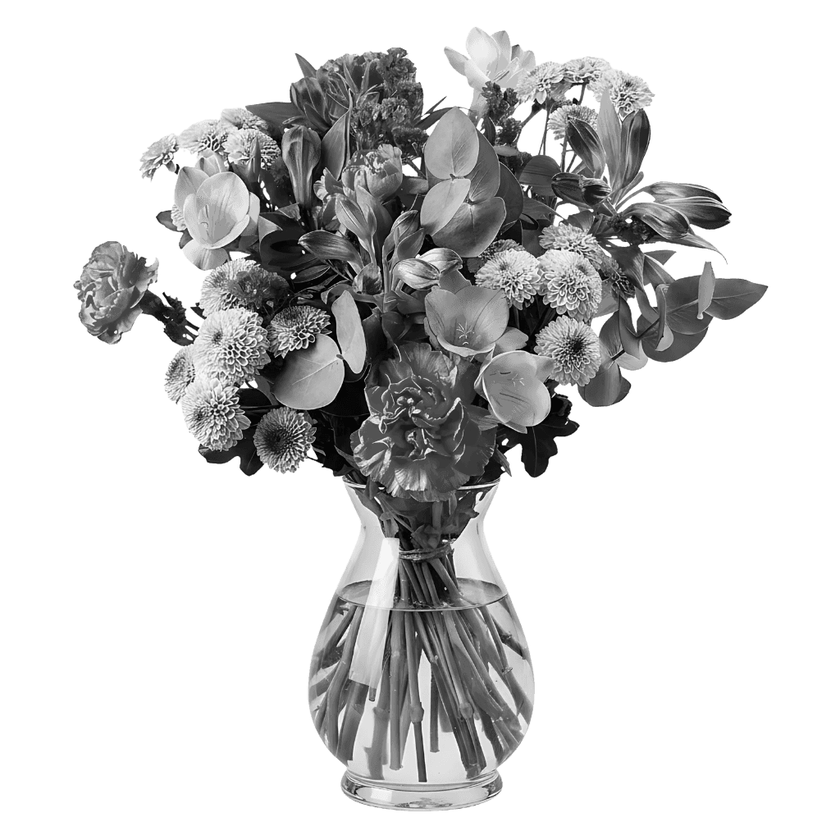
#> input picture histogram binarisation/resources/kwiatki.png, 840 x 840 px, shrunk from 1024 x 1024 before the run
$ python otsu_iterative.py
#> lines starting #> are read from the running program, lines starting #| are printed output that depends on the picture
import cv2
import numpy as np

img = cv2.imread("resources/kwiatki.png", cv2.IMREAD_GRAYSCALE)
#> img is the input picture: shape (840, 840); min 0, max 255, mean 206.4

def threshold_otsu(image):
    hist, _ = np.histogram(image.flatten(), bins=256, range=[0,256])
#> hist = 256 values, max 447949 at index 255, min 146 at index 1, mean 2756.2
    total = image.size
#> total = 705600
    current_max, threshold = 0, 0
    sum_total, sum_foreground = 0, 0
    weight_background, weight_foreground = 0, 0

    for i in range(256):
        sum_total += i * hist[i]
#> this loop made 256 passes
#> sum_total on passes 1 to 3: 0, 146, 514
#> after the loop, sum_total = 145615559

    for i in range(256):
        weight_background += hist[i]
        if weight_background == 0:
            continue
        weight_foreground = total - weight_background
        if weight_foreground == 0:
            break
        sum_foreground += i * hist[i]
        mean_background = sum_foreground / weight_background
        mean_foreground = (sum_total - sum_foreground) / weight_foreground
        between_class_variance = weight_background * weight_foreground * (mean_background - mean_foreground) ** 2
        if between_class_variance > current_max:
            current_max = between_class_variance
            threshold = i
#> this loop made 256 passes
#> (weight_background, weight_foreground, sum_foreground, mean_background, mean_foreground, current_max) on passes 1 to 12: (442, 705158, 0, 0, 206.5, 1.33e+13), (588, 705012, 146, 0.248, 206.5, 1.76e+13), (772, 704828, 514, 0.666, 206.6, 2.31e+13), (1034, 704566, 1300, 1.26, 206.7, 3.07e+13), (1581, 704019, 3488, 2.21, 206.8, 4.66e+13), (2945, 702655, 10308, 3.5, 207.2, 8.59e+13), (3636, 701964, 14454, 3.98, 207.4, 1.06e+14), (4213, 701387, 18493, 4.39, 207.6, 1.22e+14), (4770, 700830, 22949, 4.81, 207.7, 1.38e+14), (5322, 700278, 27917, 5.25, 207.9, 1.53e+14), (5775, 699825, 32447, 5.62, 208, 1.66e+14), (6357, 699243, 38849, 6.11, 208.2, 1.82e+14)
#> weight_background on pass 92: 100930
    return threshold

def iterative_otsu(img, delta = 2):
    T_prev = threshold_otsu(img)
    while True:
        lower = img[img <= T_prev]
        upper = img[img > T_prev]
        if len(lower) == 0 or len(upper) == 0:
            break
        mu0, mu1 = np.mean(lower), np.mean(upper)
        subset = img[(img > mu0) & (img <= mu1)]
        if subset.size == 0:
            break
        T_new = threshold_otsu(subset)
        if abs(T_new - T_prev) < delta:
            break
        T_prev = T_new
    return T_prev

T_iterative = iterative_otsu(img)

result_iterative = np.zeros_like(img)
result_iterative[img >= T_iterative] = 255
result_iterative[(img < T_iterative) & (img >= T_iterative/2)] = 127

# --- added: print thresholds and save outputs ---
print(f"Computed threshold: T_iterative={T_iterative}")
#| Computed threshold: T_iterative=158
cv2.imwrite("output/segmented_kwiatki.png", result_iterative)
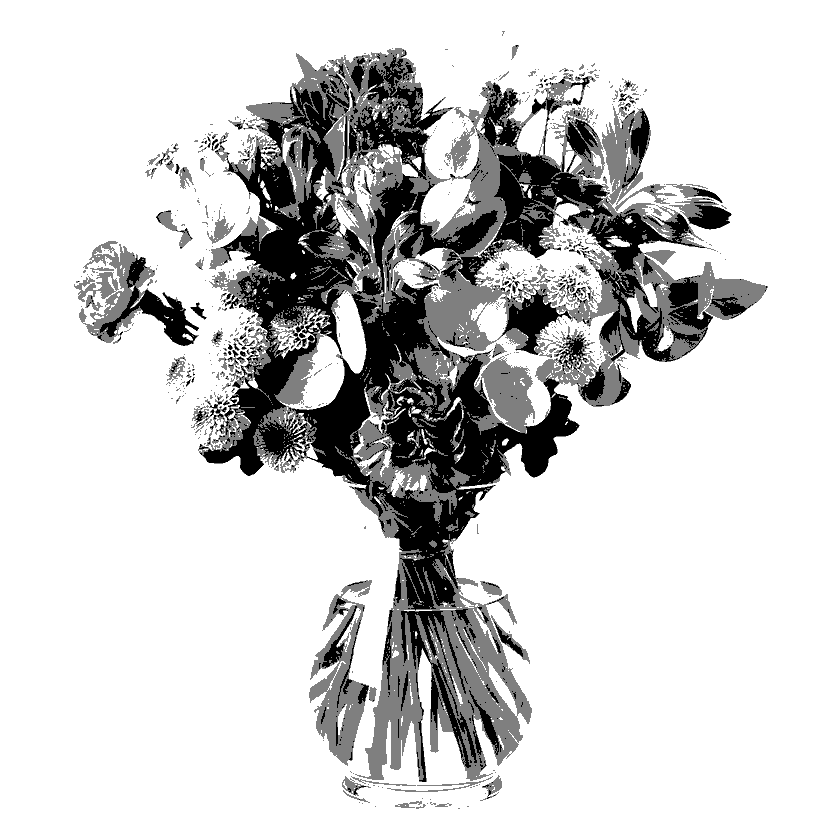
#> saved as segmented_kwiatki.png: shape (840, 840); min 0, max 255, mean 209.1

# optional: save side-by-side comparison (grayscale + segmentation colored)
cmp = np.hstack((img, result_iterative))
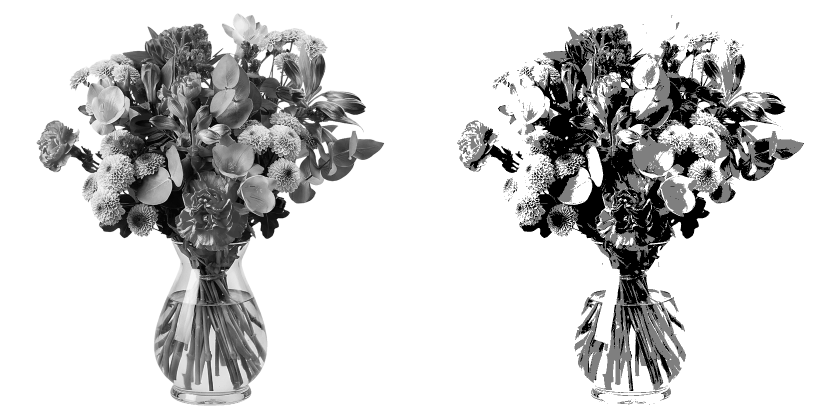
#> cmp: shape (840, 1680) (shown at 1/2 size); min 0, max 255, mean 207.7
cv2.imwrite("output/comparison_segmented_kwiatki.png", cmp)
